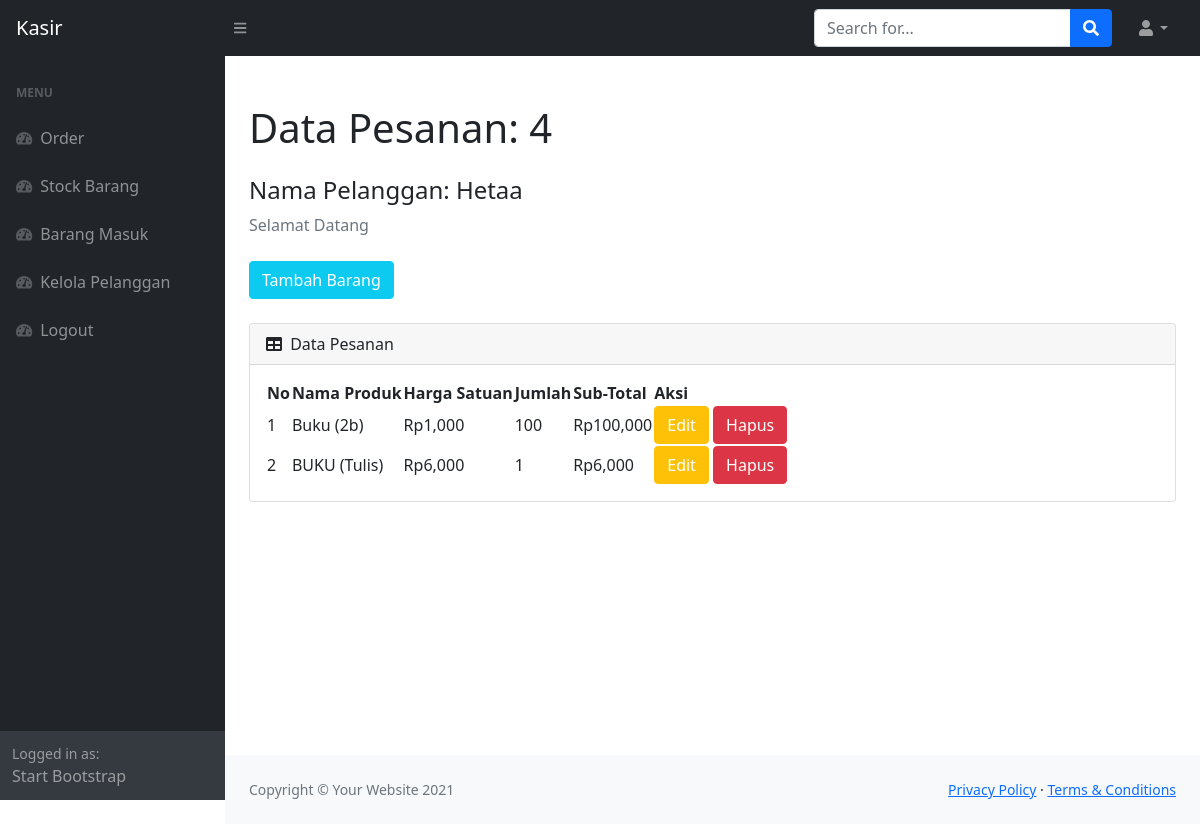
The app's page /view.php?idp=4 (signed in) with its own data.
### tables this page shows
CREATE TABLE `pesanan` (
  `idpesanan` int(11) NOT NULL,
  `tanggal` timestamp NOT NULL DEFAULT current_timestamp(),
  `idpelanggan` int(11) NOT NULL
);

CREATE TABLE `pelanggan` (
  `idpelanggan` int(11) NOT NULL,
  `namapelanggan` varchar(30) NOT NULL,
  `notelp` varchar(15) NOT NULL,
  `alamat` text NOT NULL
);

CREATE TABLE `detailpesanan` (
  `iddetailpesanan` int(11) NOT NULL,
  `idpesanan` int(11) NOT NULL,
  `idproduk` int(11) NOT NULL,
  `qty` int(11) NOT NULL
);

CREATE TABLE `produk` (
  `idproduk` int(11) NOT NULL,
  `namaproduk` varchar(20) NOT NULL,
  `deskripsi` varchar(30) NOT NULL,
  `harga` int(11) NOT NULL,
  `stock` int(11) NOT NULL
);

### view.php (the view, shortened to what this page needs)
<?php
require 'ceklogin.php';
$idp = $_GET['idp'];
if(isset($_GET['idp'])){
    $idp = $_GET['idp'];
    $ambildatapelanggan = mysqli_query($c,"select * from pesanan p, pelanggan pl where p.idpelanggan=pl.idpelanggan and p.idpesanan='$idp'");
    $np = mysqli_fetch_array($ambildatapelanggan);
    $namapel = $np['namapelanggan'];
} else {
    header('location:index.php');
}
?>
<!DOCTYPE html>
<html lang="en">
    <head>
        <link href="https://cdn.jsdelivr.net/npm/simple-datatables@latest/dist/style.css" rel="stylesheet" />
        <link href="css/styles.css" rel="stylesheet" />
    </head>
    <body class="sb-nav-fixed">
        <nav class="sb-topnav navbar navbar-expand navbar-dark bg-dark">
            <a class="navbar-brand ps-3" href="index.php">Kasir</a>
            <button class="btn btn-link btn-sm order-1 order-lg-0 me-4 me-lg-0" id="sidebarToggle" href="#!"><i class="fas fa-bars"></i></button>
            <form class="d-none d-md-inline-block form-inline ms-auto me-0 me-md-3 my-2 my-md-0">
                <div class="input-group">
                    <input class="form-control" type="text" placeholder="Search for..." aria-label="Search for..." aria-describedby="btnNavbarSearch" />
                    <button class="btn btn-primary" id="btnNavbarSearch" type="button"><i class="fas fa-search"></i></button>
                </div>
            </form>
            <ul class="navbar-nav ms-auto ms-md-0 me-3 me-lg-4">
                <li class="nav-item dropdown">
                    <a class="nav-link dropdown-toggle" id="navbarDropdown" href="#" role="button" data-bs-toggle="dropdown" aria-expanded="false"><i class="fas fa-user fa-fw"></i></a>
                </li>
            </ul>
        </nav>
        <div id="layoutSidenav">
            <div id="layoutSidenav_nav">
                <nav class="sb-sidenav accordion sb-sidenav-dark" id="sidenavAccordion">
                    <div class="sb-sidenav-menu">
                        <div class="nav">
                            <div class="sb-sidenav-menu-heading">Menu</div>
                            <a class="nav-link" href="index.php">
                                <div class="sb-nav-link-icon"><i class="fas fa-tachometer-alt"></i></div>
                                Order
                            </a>
                            <a class="nav-link" href="stock.php">
                                <div class="sb-nav-link-icon"><i class="fas fa-tachometer-alt"></i></div>
                                Stock Barang
                            </a>
                            <a class="nav-link" href="masuk.php">
                                <div class="sb-nav-link-icon"><i class="fas fa-tachometer-alt"></i></div>
                                Barang Masuk
                            </a>
                            <a class="nav-link" href="pelanggan.php">
                                <div class="sb-nav-link-icon"><i class="fas fa-tachometer-alt"></i></div>
                                Kelola Pelanggan
                            </a>
                             <a class="nav-link" href="logout.php">
                                <div class="sb-nav-link-icon"><i class="fas fa-tachometer-alt"></i></div>
                                Logout
                            </a>
                        </div>
                    </div>
                    <div class="sb-sidenav-footer">
                        <div class="small">Logged in as:</div>
                        Start Bootstrap
                    </div>
                </nav>
            </div>
            <div id="layoutSidenav_content">
                <main>
                    <div class="container-fluid px-4">
                        <h1 class="mt-4">Data Pesanan: <?=$idp;?></h1>
                        <h4 class="mt-4">Nama Pelanggan: <?=$namapel;?></h4>
                        <ol class="breadcrumb mb-4">
                            <li class="breadcrumb-item active">Selamat Datang</li>
                        </ol>
                        <button type="button" class="btn btn-info mb-4 text-white" data-bs-toggle="modal" data-bs-target="#exampleModal">
                        Tambah Barang
                        </button>
                        <div class="card mb-4">
                            <div class="card-header">
                                <i class="fas fa-table me-1"></i>
                                Data Pesanan
                            </div>
                            <div class="card-body">
                                <table id="datatablesSimple">
                                    <thead>
                                        <tr>
                                            <th>No</th>
                                            <th>Nama Produk</th>
                                            <th>Harga Satuan</th>
                                            <th>Jumlah</th>
                                            <th>Sub-Total</th>
                                            <th>Aksi</th>
                                        </tr>
                                    </thead>
                                    <tbody>
                                    <?php
                                    $get = mysqli_query($c, "select * from detailpesanan p, produk pr where p.idproduk=pr.idproduk and idpesanan='$idp'");
                                    $i= 1;
                                    while($p=mysqli_fetch_array($get)){
                                        $idpr = $p['idproduk'];
                                    $qty = $p['qty'];
                                    $harga = $p['harga'];
                                    $namaproduk= $p['namaproduk'];
                                    $desc = $p['deskripsi'];
                                    $subtotal = $qty*$harga;
                                    ?>
                                        <tr>
                                            <td><?=$i++;?></td>
                                            <td><?=$namaproduk;?> (<?=$desc;?>)</td>
                                            <td>Rp<?=number_format($harga);?></td>
                                            <td><?=number_format($qty);?></td>
                                            <td>Rp<?=number_format($subtotal);?></td>
                                            <td><button type="button" class="btn btn-warning  text-white" data-bs-toggle="modal" data-bs-target="#edit<?=$idpr;?>">
                                                Edit
                                                </button> <button type="button" class="btn btn-danger  text-white" data-bs-toggle="modal" data-bs-target="#delete<?=$idpr;?>">
                                                Hapus
                                            </button>
                                            </td>
                                        </tr>
                                    <?php
                                    };
                                    ?>
                                    </tbody>
                                </table>
                            </div>
                        </div>
                    </div>
                </main>
                <footer class="py-4 bg-light mt-auto">
                    <div class="container-fluid px-4">
                        <div class="d-flex align-items-center justify-content-between small">
                            <div class="text-muted">Copyright &copy; Your Website 2021</div>
                            <div>
                                <a href="#">Privacy Policy</a>
                                &middot;
                                <a href="#">Terms &amp; Conditions</a>
                            </div>
                        </div>
                    </div>
                </footer>
            </div>
        </div>
    </body>
</html>

### records on screen
pesanan: idpelanggan.namapelanggan "Hetaa"
detailpesanan: idproduk.namaproduk "Buku", idproduk.deskripsi "2b", idproduk.harga "1,000", qty "100", qty.harga "100,000"
detailpesanan: idproduk.namaproduk "BUKU", idproduk.deskripsi "Tulis", idproduk.harga "6,000", qty "1", qty.harga "6,000"

### other values on screen
$idp "4"
